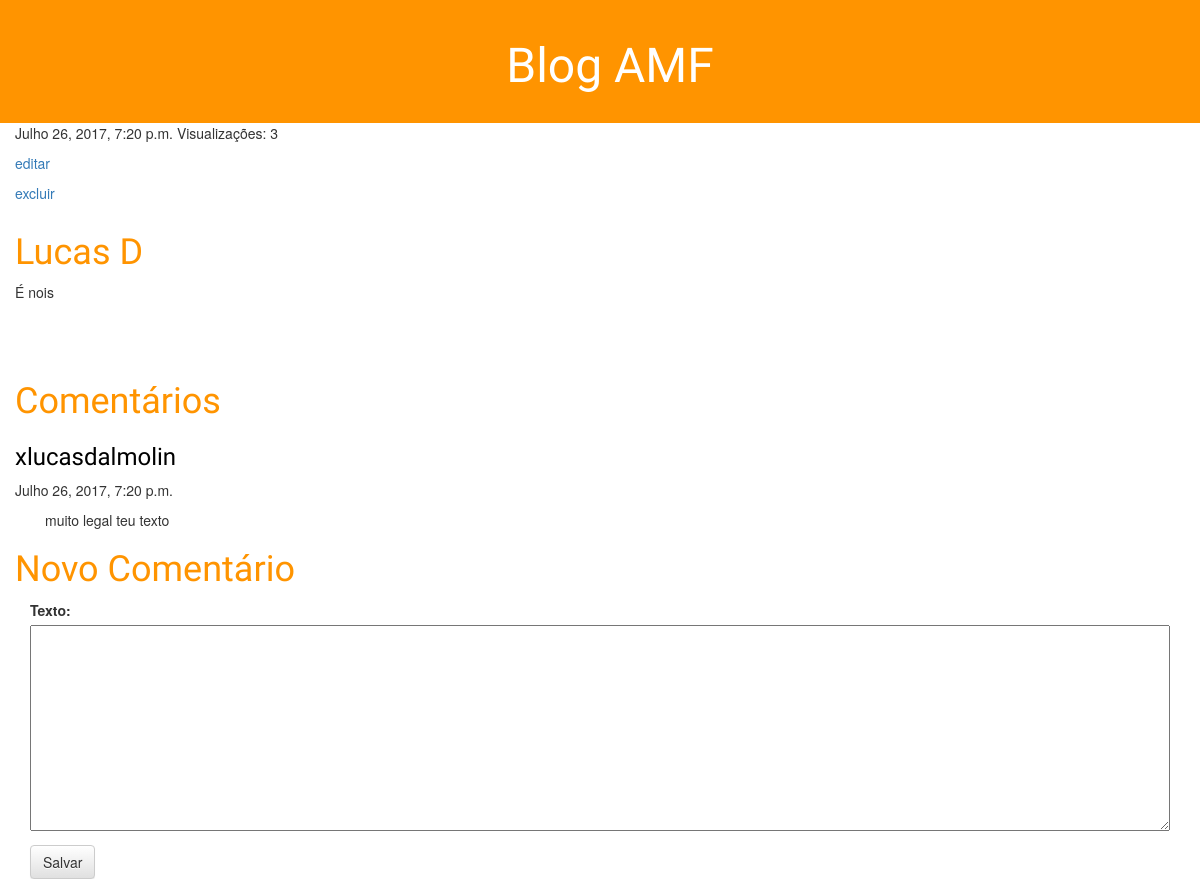
The app's page /post/4/ (signed in) with its own data.
### blog/models.py (models this page shows, shortened)
class Post(models.Model):
    autor = models.ForeignKey('auth.User')
    titulo = models.CharField(max_length=200)
    texto = models.TextField()
    data_criacao = models.DateTimeField(default=timezone.now)
    data_publicacao = models.DateTimeField(blank=True, null=True)
    visualizacoes = models.IntegerField(default=0)

class Comentario(models.Model):
    autor = models.ForeignKey('auth.User')
    post = models.ForeignKey(Post)
    data = models.DateTimeField(default=timezone.now)
    texto = models.TextField()

### blog/views.py (the view)
# urls.py: url(r'^post/(?P<pk>[0-9]+)/$', views.post_detail),
def post_detail(request, pk):
    if request.user.id is None:
        return redirect(logar)
    if request.method == "POST":
        form =  formComentario(request.POST)
        if form.is_valid():
            comentario = form.save(commit=False)
            comentario.autor = request.user
            comentario.data = timezone.now()
            comentario.post = Post.objects.get(id=pk)
            comentario.save()
            return redirect(post_detail, pk=pk)
    else:
        post = Post.objects.get(id=pk)
        post.visualizacoes = post.visualizacoes + 1
        post.save()
        comentarios = Comentario.objects.filter(post=post).order_by('data')
        form = formComentario()
    return render(request, 'post_detail.html', {'post': post, 'comentarios': comentarios, 'form': form})

### blog/forms.py
class formComentario(forms.ModelForm):
    class Meta:
        model = Comentario
        fields = ('texto',)

### blog/Templates/post_detail.html (shortened to what this page needs)
{% load staticfiles %}
<!DOCTYPE html>
<html lang="en">
<head>
    <link rel="stylesheet" href="{% static 'css/blog.css' %}">
    <link rel="stylesheet" href="//maxcdn.bootstrapcdn.com/bootstrap/3.2.0/css/bootstrap.min.css">
    <link rel="stylesheet" href="//maxcdn.bootstrapcdn.com/bootstrap/3.2.0/css/bootstrap-theme.min.css">
</head>
<body>
<div class="post-header">
    <h1><a href="/">Blog AMF</a></h1>
</div>
<div class="content">
<div class="post">
    <div class="date">{{ post.data_publicacao }}   Visualizações: {{ post.visualizacoes }}</div>
    {% if request.user.is_staff %}<div class="date"><a href="/post/{{ post.id }}/edit">editar</a></div>{% endif %}
    {% if request.user.is_staff %}<div class="date"><a href="/post/{{ post.id }}/delete">excluir</a></div>{% endif %}
    <h1><a href="">{{ post.titulo }}</a></h1>
    <p>{{ post.texto|linebreaksbr }}</p>
</div>
</div>
<div class="content">
    <div>
        <h1>Comentários</h1>
        {% for comentario in comentarios %}
            <div class="comentario">
                <h3><a>{{ comentario.autor.username }}</a></h3>
                <div class="date">{{ comentario.data }}</div>
                <p>{{ comentario.texto|linebreaksbr }}</p>
            </div>
        {% endfor %}
        <h1>Novo Comentário</h1>
        <div class="content container">
            <div class="row">
                <div class="col-md-12">
                    <form method="POST" class="form-row">
                        {{ form.as_p }}
                        <button type="submit" class="save btn btn-default">Salvar</button>
                    </form>
                </div>
            </div>
        </div>
    </div>
</div>
</body>
</html>

### blog/static/css/blog.css (style rules this page uses)
.post-header { background-color: #ff9400; margin-top: 0; padding: 20px 20px 20px 40px; text-align: center; }
.post-header h1, .post-header h1 a, .post-header h1 a:visited, .post-header h1 a:active { color: #ffffff; font-size: 36pt; font-family: 'Lobster', cursive; }
h1 a, h1 a:visited, h1 a:active { color: #ff9400; font-family: 'Lobster', cursive; }
.content h1,h2,h3,h4 { color: #ff9400; font-family: 'Lobster', cursive; }
.content { padding-left: 15px; padding-right: 15px; }
.post { padding-bottom: 50px; }
.date { padding-bottom: 10px; }
.comentario h3 a, .post h3 a:visited { color: #000000; font-family: 'Lobster', cursive; }
.comentario p { padding-left: 30px; }
.content textarea { width: 100%; }

### records on screen
Post: data_publicacao "Julho 26, 2017, 7:20 p.m.", visualizacoes "3", titulo "Lucas D", texto "É nois"
Comentario: autor.username "xlucasdalmolin", data "Julho 26, 2017, 7:20 p.m.", texto "muito legal teu texto"
